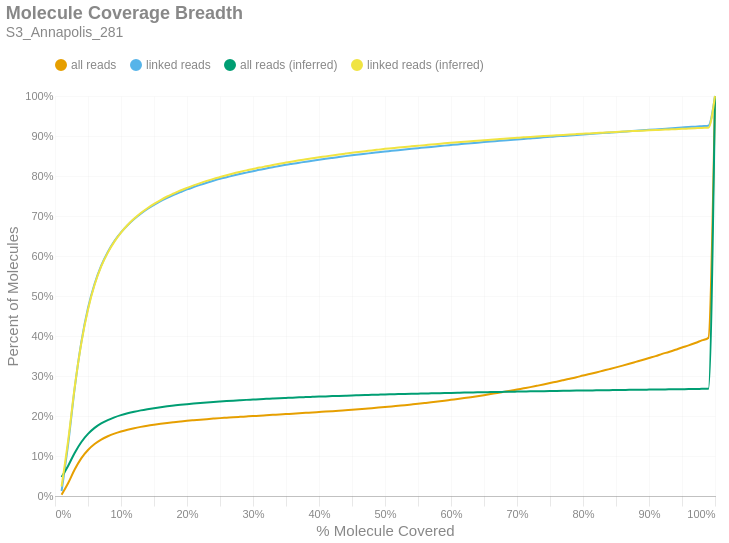

The cell this chart's notebook holds for it:
### Markdown cell above
### Molecule Read Coverage
This chart shows molecule coverage breadth as computed by the number of bases aligned to that molecule. In other words, "*how much of each unique long molecule is actually sequenced/aligned?*" Keep in mind there is a distinction between sequences and alignments, since some sequences belonging to a particular molecule may not align well and wouldn't appear in the alignment data. This chart also shows molecule coverage breadth as computed by the *inferred fragment* from which the aligned sequences originate. Unlike read coverage, this calculation takes into account the total insert size, including unsequenced gaps between the forward and reverse reads. Like the previous figures, these are cumulative percents.

### Code cell
if SKIPLR:
    print_html(f"Skipped")
else:
    binned_df = consolidated_hist(valids['coverage_bp'], mask, 0.01, True)
    binned_df_inf = consolidated_hist(valids['coverage_inserts'], mask, 0.01, True)
    binned_df = binned_df.with_columns(pl.lit(binned_df_inf['all reads (cumsum)']).alias('all reads (inferred)'))
    binned_df = binned_df.with_columns(pl.lit(binned_df_inf['linked reads (cumsum)']).alias('linked reads (inferred)'))
    binned_df = binned_df.with_columns(
        (pl.col('bin').cast(pl.Float64) + 0.01).alias('right_edge')
    )

    with SafeRender(binned_df):
        (
            density_plot(binned_df, 'Molecule Coverage Breadth', samplename, 'molcov', ['all reads (inferred)','linked reads (inferred)'])
            .encode(
                #x=alt.X('bin:Q', title="% Molecule Covered").axis(format = '%').scale(padding=0),
                x=alt.X('right_edge:Q', title="% Molecule Covered").axis(format='%').scale(padding=0),
                y=alt.Y('value:Q', title='Percent of Molecules')
                    .axis(format='%')
                    .stack(False)
                    .scale(domainMin=0, padding=0),
                color=alt.Color("key:N").scale(domain = ["all reads", "linked reads", "all reads (inferred)", "linked reads (inferred)"]),
                tooltip = [
                    alt.Tooltip("key:N", title = "Data Type"),
                    alt.Tooltip("range_label:N", title="% Molecule Covered"),
                    alt.Tooltip("value:Q", format = ".2%", title="% Molecules")
                ]
            )
        ).display()

### Figure 1 — Vega-Lite specification as saved in the notebook (floating-point values rounded to 4 significant figures)
{"width": "container", "height": 400, "config": {"title": {"anchor": "start", "dy": -15, "fontSize": 18, "color": "#888888", "subtitleColor": "#888888", "subtitleFontSize": 14}, "arc": {"fill": "#0072B2"}, "axis": {"domainColor": "#888888", "domainWidth": 0.5, "gridWidth": 0.2, "grid": false, "titleFontWeight": 400, "titleFontSize": 15, "labelFontSize": 11, "labelColor": "#888888", "tickColor": "#888888", "tickWidth": 0.2, "titleColor": "#888888"}, "axisBand": {"grid": false}, "axisX": {"grid": true, "tickSize": 10, "domainCap": "round"}, "axisY": {"domain": false, "grid": true, "tickSize": 0, "domainCap": "round"}, "background": "transparent", "header": {"labelFontSize": 15, "labelColor": "#888888", "titleFontSize": 15, "titleFontWeight": 600, "titleColor": "#888888"}, "legend": {"labelFont": "sans-serif", "labelFontSize": 12, "labelColor": "#888888", "symbolSize": 100, "symbolType": "circle", "titleFontSize": 12, "titlePadding": 10, "titleColor": "#888888", "title": null, "orient": "top"}, "range": {"category": ["#E69F00", "#56B4E9", "#009E73", "#F0E442", "#0072B2", "#D55E00", "#CC79A7", "#000000"], "diverging": ["#cfe8f3", "#a2d4ec", "#73bfe2", "#46abdb", "#1696d2", "#12719e"]}, "area": {"fill": "#0072B2", "fillOpacity": 0.7, "line": true, "strokeOpacity": 0.7}, "line": {"color": "#0072B2", "stroke": "#0072B2", "strokeWidth": 2}, "trail": {"color": "#0072B2", "stroke": "#0072B2", "strokeWidth": 0, "size": 1}, "point": {"filled": true, "fillOpacity": 1.0, "size": 95}, "text": {"color": "#888888", "fontSize": 11, "align": "right", "fontWeight": 400, "size": 11}, "bar": {"fill": "#0072B2", "stroke": null}, "view": {"stroke": null, "continuousWidth": 660, "continuousHeight": 400}}, "data": {"name": "data-277579d03d72b720c2b2278acbacb4fb"}, "mark": {"type": "line", "interpolate": "monotone", "point": {"opacity": 0, "size": 275}}, "encoding": {"color": {"field": "key", "scale": {"domain": ["all reads", "linked reads", "all reads (inferred)", "linked reads (inferred)"]}, "type": "nominal"}, "tooltip": [{"field": "key", "title": "Data Type", "type": "nominal"}, {"field": "range_label", "title": "% Molecule Covered", "type": "nominal"}, {"field": "value", "format": ".2%", "title": "% Molecules", "type": "quantitative"}], "x": {"axis": {"format": "%"}, "field": "right_edge", "scale": {"padding": 0}, "title": "% Molecule Covered", "type": "quantitative"}, "y": {"axis": {"format": "%"}, "field": "value", "scale": {"domainMin": 0, "padding": 0}, "stack": false, "title": "Percent of Molecules", "type": "quantitative"}}, "params": [{"name": "param_c36ac31b6afebe62", "select": {"type": "point", "fields": ["key"]}, "bind": "legend"}], "title": {"text": "Molecule Coverage Breadth", "subtitle": "S3_Annapolis_281"}, "transform": [{"fold": ["all reads (cumsum)", "linked reads (cumsum)", "all reads (inferred)", "linked reads (inferred)"]}, {"calculate": "replace(datum.key, ' (cumsum)', '')", "as": "key"}, {"filter": {"param": "param_c36ac31b6afebe62"}}], "usermeta": {"embedOptions": {"downloadFileName": "S3_Annapolis_281.molcov"}}, "$schema": "https://vega.github.io/schema/vega-lite/v6.1.0.json", "datasets": {"data-277579d03d72b720c2b2278acbacb4fb": [{"bin": "0.0", "interval": "0.0-0.01", "all reads": 0.00328, "linked reads": 0.0125, "all reads (cumsum)": 0.00328, "linked reads (cumsum)": 0.0125, "range_label": "0.0-0.01", "all reads (inferred)": 0.04728, "linked reads (inferred)": 0.02371, "right_edge": 0.01}, {"bin": "0.01", "interval": "0.01-0.02", "all reads": 0.02911, "linked reads": 0.1183, "all reads (cumsum)": 0.03239, "linked reads (cumsum)": 0.1308, "range_label": "0.01-0.02", "all reads (inferred)": 0.07576, "linked reads (inferred)": 0.1397, "right_edge": 0.02}, {"bin": "0.02", "interval": "0.02-0.03", "all reads": 0.03435, "linked reads": 0.1408, "all reads (cumsum)": 0.06674, "linked reads (cumsum)": 0.2717, "range_label": "0.02-0.03", "all reads (inferred)": 0.1084, "linked reads (inferred)": 0.2737, "right_edge": 0.03}, {"bin": "0.03", "interval": "0.03-0.04", "all reads": 0.02788, "linked reads": 0.1145, "all reads (cumsum)": 0.09462, "linked reads (cumsum)": 0.3861, "range_label": "0.03-0.04", "all reads (inferred)": 0.1351, "linked reads (inferred)": 0.3833, "right_edge": 0.04}, {"bin": "0.04", "interval": "0.04-0.05", "all reads": 0.02044, "linked reads": 0.08392, "all reads (cumsum)": 0.1151, "linked reads (cumsum)": 0.4701, "range_label": "0.04-0.05", "all reads (inferred)": 0.1552, "linked reads (inferred)": 0.466, "right_edge": 0.05}, {"bin": "0.05", "interval": "0.05-0.06", "all reads": 0.01477, "linked reads": 0.06052, "all reads (cumsum)": 0.1298, "linked reads (cumsum)": 0.5306, "range_label": "0.05-0.06", "all reads (inferred)": 0.1702, "linked reads (inferred)": 0.528, "right_edge": 0.06}, {"bin": "0.06", "interval": "0.06-0.07", "all reads": 0.01111, "linked reads": 0.04539, "all reads (cumsum)": 0.1409, "linked reads (cumsum)": 0.576, "range_label": "0.06-0.07", "all reads (inferred)": 0.1814, "linked reads (inferred)": 0.5738, "right_edge": 0.07}, {"bin": "0.07", "interval": "0.07-0.08", "all reads": 0.00838, "linked reads": 0.03424, "all reads (cumsum)": 0.1493, "linked reads (cumsum)": 0.6102, "range_label": "0.07-0.08", "all reads (inferred)": 0.1898, "linked reads (inferred)": 0.6084, "right_edge": 0.08}, {"bin": "0.08", "interval": "0.08-0.09", "all reads": 0.006673, "linked reads": 0.02723, "all reads (cumsum)": 0.156, "linked reads (cumsum)": 0.6374, "range_label": "0.08-0.09", "all reads (inferred)": 0.1966, "linked reads (inferred)": 0.636, "right_edge": 0.09}, {"bin": "0.09", "interval": "0.09-0.1", "all reads": 0.005305, "linked reads": 0.02156, "all reads (cumsum)": 0.1613, "linked reads (cumsum)": 0.659, "range_label": "0.09-0.1", "all reads (inferred)": 0.2021, "linked reads (inferred)": 0.6587, "right_edge": 0.1}, {"bin": "0.1", "interval": "0.1-0.11", "all reads": 0.004421, "linked reads": 0.01791, "all reads (cumsum)": 0.1657, "linked reads (cumsum)": 0.6769, "range_label": "0.1-0.11", "all reads (inferred)": 0.2067, "linked reads (inferred)": 0.6776, "right_edge": 0.11}, {"bin": "0.11", "interval": "0.11-0.12", "all reads": 0.003805, "linked reads": 0.01543, "all reads (cumsum)": 0.1695, "linked reads (cumsum)": 0.6924, "range_label": "0.11-0.12", "all reads (inferred)": 0.2107, "linked reads (inferred)": 0.6936, "right_edge": 0.12}, {"bin": "0.12", "interval": "0.12-0.13", "all reads": 0.00326, "linked reads": 0.01319, "all reads (cumsum)": 0.1728, "linked reads (cumsum)": 0.7055, "range_label": "0.12-0.13", "all reads (inferred)": 0.2141, "linked reads (inferred)": 0.7076, "right_edge": 0.13}, {"bin": "0.13", "interval": "0.13-0.14", "all reads": 0.002963, "linked reads": 0.01193, "all reads (cumsum)": 0.1758, "linked reads (cumsum)": 0.7175, "range_label": "0.13-0.14", "all reads (inferred)": 0.217, "linked reads (inferred)": 0.7194, "right_edge": 0.14}, {"bin": "0.14", "interval": "0.14-0.15", "all reads": 0.002518, "linked reads": 0.01021, "all reads (cumsum)": 0.1783, "linked reads (cumsum)": 0.7277, "range_label": "0.14-0.15", "all reads (inferred)": 0.2197, "linked reads (inferred)": 0.7302, "right_edge": 0.15}, {"bin": "0.15", "interval": "0.15-0.16", "all reads": 0.002308, "linked reads": 0.009332, "all reads (cumsum)": 0.1806, "linked reads (cumsum)": 0.737, "range_label": "0.15-0.16", "all reads (inferred)": 0.222, "linked reads (inferred)": 0.7399, "right_edge": 0.16}, {"bin": "0.16", "interval": "0.16-0.17", "all reads": 0.002056, "linked reads": 0.008181, "all reads (cumsum)": 0.1826, "linked reads (cumsum)": 0.7452, "range_label": "0.16-0.17", "all reads (inferred)": 0.2242, "linked reads (inferred)": 0.7488, "right_edge": 0.17}, {"bin": "0.17", "interval": "0.17-0.18", "all reads": 0.001857, "linked reads": 0.007466, "all reads (cumsum)": 0.1845, "linked reads (cumsum)": 0.7527, "range_label": "0.17-0.18", "all reads (inferred)": 0.2261, "linked reads (inferred)": 0.7563, "right_edge": 0.18}, {"bin": "0.18", "interval": "0.18-0.19", "all reads": 0.001774, "linked reads": 0.007055, "all reads (cumsum)": 0.1863, "linked reads (cumsum)": 0.7597, "range_label": "0.18-0.19", "all reads (inferred)": 0.2279, "linked reads (inferred)": 0.7637, "right_edge": 0.19}, {"bin": "0.19", "interval": "0.19-0.2", "all reads": 0.001684, "linked reads": 0.006741, "all reads (cumsum)": 0.188, "linked reads (cumsum)": 0.7665, "range_label": "0.19-0.2", "all reads (inferred)": 0.2295, "linked reads (inferred)": 0.7703, "right_edge": 0.2}, {"bin": "0.2", "interval": "0.2-0.21", "all reads": 0.001475, "linked reads": 0.005876, "all reads (cumsum)": 0.1894, "linked reads (cumsum)": 0.7723, "range_label": "0.2-0.21", "all reads (inferred)": 0.2311, "linked reads (inferred)": 0.7766, "right_edge": 0.21}, {"bin": "0.21", "interval": "0.21-0.22", "all reads": 0.001411, "linked reads": 0.005579, "all reads (cumsum)": 0.1908, "linked reads (cumsum)": 0.7779, "range_label": "0.21-0.22", "all reads (inferred)": 0.2325, "linked reads (inferred)": 0.7823, "right_edge": 0.22}, {"bin": "0.22", "interval": "0.22-0.23", "all reads": 0.001323, "linked reads": 0.005225, "all reads (cumsum)": 0.1922, "linked reads (cumsum)": 0.7831, "range_label": "0.22-0.23", "all reads (inferred)": 0.2338, "linked reads (inferred)": 0.7877, "right_edge": 0.23}, {"bin": "0.23", "interval": "0.23-0.24", "all reads": 0.001287, "linked reads": 0.005011, "all reads (cumsum)": 0.1934, "linked reads (cumsum)": 0.7881, "range_label": "0.23-0.24", "all reads (inferred)": 0.2351, "linked reads (inferred)": 0.7928, "right_edge": 0.24}, {"bin": "0.24", "interval": "0.24-0.25", "all reads": 0.001234, "linked reads": 0.004814, "all reads (cumsum)": 0.1947, "linked reads (cumsum)": 0.793, "range_label": "0.24-0.25", "all reads (inferred)": 0.2362, "linked reads (inferred)": 0.7974, "right_edge": 0.25}, {"bin": "0.25", "interval": "0.25-0.26", "all reads": 0.00106, "linked reads": 0.004064, "all reads (cumsum)": 0.1957, "linked reads (cumsum)": 0.797, "range_label": "0.25-0.26", "all reads (inferred)": 0.2373, "linked reads (inferred)": 0.8019, "right_edge": 0.26}, {"bin": "0.26", "interval": "0.26-0.27", "all reads": 0.001071, "linked reads": 0.004085, "all reads (cumsum)": 0.1968, "linked reads (cumsum)": 0.8011, "range_label": "0.26-0.27", "all reads (inferred)": 0.2384, "linked reads (inferred)": 0.8062, "right_edge": 0.27}, {"bin": "0.27", "interval": "0.27-0.28", "all reads": 0.001004, "linked reads": 0.003771, "all reads (cumsum)": 0.1978, "linked reads (cumsum)": 0.8049, "range_label": "0.27-0.28", "all reads (inferred)": 0.2394, "linked reads (inferred)": 0.8102, "right_edge": 0.28}, {"bin": "0.28", "interval": "0.28-0.29", "all reads": 0.0009855, "linked reads": 0.003563, "all reads (cumsum)": 0.1988, "linked reads (cumsum)": 0.8084, "range_label": "0.28-0.29", "all reads (inferred)": 0.2403, "linked reads (inferred)": 0.814, "right_edge": 0.29}, {"bin": "0.29", "interval": "0.29-0.3", "all reads": 0.0009958, "linked reads": 0.003553, "all reads (cumsum)": 0.1998, "linked reads (cumsum)": 0.812, "range_label": "0.29-0.3", "all reads (inferred)": 0.2412, "linked reads (inferred)": 0.8175, "right_edge": 0.3}, {"bin": "0.3", "interval": "0.3-0.31", "all reads": 0.001051, "linked reads": 0.003606, "all reads (cumsum)": 0.2009, "linked reads (cumsum)": 0.8156, "range_label": "0.3-0.31", "all reads (inferred)": 0.2421, "linked reads (inferred)": 0.821, "right_edge": 0.31}, {"bin": "0.31", "interval": "0.31-0.32", "all reads": 0.0009769, "linked reads": 0.003138, "all reads (cumsum)": 0.2018, "linked reads (cumsum)": 0.8187, "range_label": "0.31-0.32", "all reads (inferred)": 0.2428, "linked reads (inferred)": 0.8241, "right_edge": 0.32}, {"bin": "0.32", "interval": "0.32-0.33", "all reads": 0.0009958, "linked reads": 0.003167, "all reads (cumsum)": 0.2028, "linked reads (cumsum)": 0.8219, "range_label": "0.32-0.33", "all reads (inferred)": 0.2436, "linked reads (inferred)": 0.8274, "right_edge": 0.33}, {"bin": "0.33", "interval": "0.33-0.34", "all reads": 0.001023, "linked reads": 0.003145, "all reads (cumsum)": 0.2038, "linked reads (cumsum)": 0.8251, "range_label": "0.33-0.34", "all reads (inferred)": 0.2444, "linked reads (inferred)": 0.8305, "right_edge": 0.34}, {"bin": "0.34", "interval": "0.34-0.35", "all reads": 0.0009812, "linked reads": 0.002934, "all reads (cumsum)": 0.2048, "linked reads (cumsum)": 0.828, "range_label": "0.34-0.35", "all reads (inferred)": 0.2452, "linked reads (inferred)": 0.8335, "right_edge": 0.35}, {"bin": "0.35", "interval": "0.35-0.36", "all reads": 0.0009545, "linked reads": 0.002595, "all reads (cumsum)": 0.2058, "linked reads (cumsum)": 0.8306, "range_label": "0.35-0.36", "all reads (inferred)": 0.2459, "linked reads (inferred)": 0.8364, "right_edge": 0.36}, {"bin": "0.36", "interval": "0.36-0.37", "all reads": 0.001, "linked reads": 0.00258, "all reads (cumsum)": 0.2068, "linked reads (cumsum)": 0.8332, "range_label": "0.36-0.37", "all reads (inferred)": 0.2466, "linked reads (inferred)": 0.8391, "right_edge": 0.37}, {"bin": "0.37", "interval": "0.37-0.38", "all reads": 0.001041, "linked reads": 0.002584, "all reads (cumsum)": 0.2078, "linked reads (cumsum)": 0.8357, "range_label": "0.37-0.38", "all reads (inferred)": 0.2472, "linked reads (inferred)": 0.8416, "right_edge": 0.38}, {"bin": "0.38", "interval": "0.38-0.39", "all reads": 0.0009898, "linked reads": 0.002395, "all reads (cumsum)": 0.2088, "linked reads (cumsum)": 0.8381, "range_label": "0.38-0.39", "all reads (inferred)": 0.2478, "linked reads (inferred)": 0.8442, "right_edge": 0.39}, {"bin": "0.39", "interval": "0.39-0.4", "all reads": 0.001079, "linked reads": 0.002495, "all reads (cumsum)": 0.2099, "linked reads (cumsum)": 0.8406, "range_label": "0.39-0.4", "all reads (inferred)": 0.2485, "linked reads (inferred)": 0.8467, "right_edge": 0.4}, {"bin": "0.4", "interval": "0.4-0.41", "all reads": 0.001072, "linked reads": 0.002373, "all reads (cumsum)": 0.211, "linked reads (cumsum)": 0.843, "range_label": "0.4-0.41", "all reads (inferred)": 0.2491, "linked reads (inferred)": 0.849, "right_edge": 0.41}, {"bin": "0.41", "interval": "0.41-0.42", "all reads": 0.001102, "linked reads": 0.002262, "all reads (cumsum)": 0.2121, "linked reads (cumsum)": 0.8453, "range_label": "0.41-0.42", "all reads (inferred)": 0.2497, "linked reads (inferred)": 0.8515, "right_edge": 0.42}, {"bin": "0.42", "interval": "0.42-0.43", "all reads": 0.001139, "linked reads": 0.002223, "all reads (cumsum)": 0.2132, "linked reads (cumsum)": 0.8475, "range_label": "0.42-0.43", "all reads (inferred)": 0.2503, "linked reads (inferred)": 0.8538, "right_edge": 0.43}, {"bin": "0.43", "interval": "0.43-0.44", "all reads": 0.001227, "linked reads": 0.002212, "all reads (cumsum)": 0.2144, "linked reads (cumsum)": 0.8497, "range_label": "0.43-0.44", "all reads (inferred)": 0.2508, "linked reads (inferred)": 0.856, "right_edge": 0.44}, {"bin": "0.44", "interval": "0.44-0.45", "all reads": 0.001192, "linked reads": 0.002119, "all reads (cumsum)": 0.2156, "linked reads (cumsum)": 0.8518, "range_label": "0.44-0.45", "all reads (inferred)": 0.2514, "linked reads (inferred)": 0.8581, "right_edge": 0.45}, {"bin": "0.45", "interval": "0.45-0.46", "all reads": 0.001274, "linked reads": 0.00193, "all reads (cumsum)": 0.2169, "linked reads (cumsum)": 0.8538, "range_label": "0.45-0.46", "all reads (inferred)": 0.2518, "linked reads (inferred)": 0.86, "right_edge": 0.46}, {"bin": "0.46", "interval": "0.46-0.47", "all reads": 0.001348, "linked reads": 0.001955, "all reads (cumsum)": 0.2182, "linked reads (cumsum)": 0.8557, "range_label": "0.46-0.47", "all reads (inferred)": 0.2523, "linked reads (inferred)": 0.8619, "right_edge": 0.47}, {"bin": "0.47", "interval": "0.47-0.48", "all reads": 0.001285, "linked reads": 0.001719, "all reads (cumsum)": 0.2195, "linked reads (cumsum)": 0.8574, "range_label": "0.47-0.48", "all reads (inferred)": 0.2529, "linked reads (inferred)": 0.864, "right_edge": 0.48}, {"bin": "0.48", "interval": "0.48-0.49", "all reads": 0.001418, "linked reads": 0.001959, "all reads (cumsum)": 0.2209, "linked reads (cumsum)": 0.8594, "range_label": "0.48-0.49", "all reads (inferred)": 0.2534, "linked reads (inferred)": 0.8659, "right_edge": 0.49}, {"bin": "0.49", "interval": "0.49-0.5", "all reads": 0.001536, "linked reads": 0.001837, "all reads (cumsum)": 0.2225, "linked reads (cumsum)": 0.8612, "range_label": "0.49-0.5", "all reads (inferred)": 0.2538, "linked reads (inferred)": 0.8678, "right_edge": 0.5}, {"bin": "0.5", "interval": "0.5-0.51", "all reads": 0.001406, "linked reads": 0.001658, "all reads (cumsum)": 0.2239, "linked reads (cumsum)": 0.8629, "range_label": "0.5-0.51", "all reads (inferred)": 0.2543, "linked reads (inferred)": 0.8695, "right_edge": 0.51}, {"bin": "0.51", "interval": "0.51-0.52", "all reads": 0.00161, "linked reads": 0.001787, "all reads (cumsum)": 0.2255, "linked reads (cumsum)": 0.8647, "range_label": "0.51-0.52", "all reads (inferred)": 0.2547, "linked reads (inferred)": 0.8712, "right_edge": 0.52}, {"bin": "0.52", "interval": "0.52-0.53", "all reads": 0.001565, "linked reads": 0.001708, "all reads (cumsum)": 0.2271, "linked reads (cumsum)": 0.8664, "range_label": "0.52-0.53", "all reads (inferred)": 0.2551, "linked reads (inferred)": 0.8727, "right_edge": 0.53}, {"bin": "0.53", "interval": "0.53-0.54", "all reads": 0.001705, "linked reads": 0.001626, "all reads (cumsum)": 0.2288, "linked reads (cumsum)": 0.868, "range_label": "0.53-0.54", "all reads (inferred)": 0.2555, "linked reads (inferred)": 0.8742, "right_edge": 0.54}, {"bin": "0.54", "interval": "0.54-0.55", "all reads": 0.001725, "linked reads": 0.001515, "all reads (cumsum)": 0.2305, "linked reads (cumsum)": 0.8695, "range_label": "0.54-0.55", "all reads (inferred)": 0.2558, "linked reads (inferred)": 0.8756, "right_edge": 0.55}, {"bin": "0.55", "interval": "0.55-0.56", "all reads": 0.001801, "linked reads": 0.001712, "all reads (cumsum)": 0.2323, "linked reads (cumsum)": 0.8712, "range_label": "0.55-0.56", "all reads (inferred)": 0.2562, "linked reads (inferred)": 0.8771, "right_edge": 0.56}, {"bin": "0.56", "interval": "0.56-0.57", "all reads": 0.00185, "linked reads": 0.00143, "all reads (cumsum)": 0.2341, "linked reads (cumsum)": 0.8727, "range_label": "0.56-0.57", "all reads (inferred)": 0.2566, "linked reads (inferred)": 0.8786, "right_edge": 0.57}, {"bin": "0.57", "interval": "0.57-0.58", "all reads": 0.002024, "linked reads": 0.001637, "all reads (cumsum)": 0.2362, "linked reads (cumsum)": 0.8743, "range_label": "0.57-0.58", "all reads (inferred)": 0.257, "linked reads (inferred)": 0.8801, "right_edge": 0.58}, {"bin": "0.58", "interval": "0.58-0.59", "all reads": 0.002031, "linked reads": 0.001644, "all reads (cumsum)": 0.2382, "linked reads (cumsum)": 0.8759, "range_label": "0.58-0.59", "all reads (inferred)": 0.2574, "linked reads (inferred)": 0.8816, "right_edge": 0.59}, {"bin": "0.59", "interval": "0.59-0.6", "all reads": 0.002193, "linked reads": 0.001533, "all reads (cumsum)": 0.2404, "linked reads (cumsum)": 0.8775, "range_label": "0.59-0.6", "all reads (inferred)": 0.2578, "linked reads (inferred)": 0.8831, "right_edge": 0.6}, {"bin": "0.6", "interval": "0.6-0.61", "all reads": 0.002134, "linked reads": 0.001508, "all reads (cumsum)": 0.2425, "linked reads (cumsum)": 0.879, "range_label": "0.6-0.61", "all reads (inferred)": 0.2581, "linked reads (inferred)": 0.8844, "right_edge": 0.61}, {"bin": "0.61", "interval": "0.61-0.62", "all reads": 0.002247, "linked reads": 0.001383, "all reads (cumsum)": 0.2448, "linked reads (cumsum)": 0.8804, "range_label": "0.61-0.62", "all reads (inferred)": 0.2585, "linked reads (inferred)": 0.8858, "right_edge": 0.62}, {"bin": "0.62", "interval": "0.62-0.63", "all reads": 0.002365, "linked reads": 0.001422, "all reads (cumsum)": 0.2471, "linked reads (cumsum)": 0.8818, "range_label": "0.62-0.63", "all reads (inferred)": 0.2588, "linked reads (inferred)": 0.887, "right_edge": 0.63}, {"bin": "0.63", "interval": "0.63-0.64", "all reads": 0.002431, "linked reads": 0.001505, "all reads (cumsum)": 0.2496, "linked reads (cumsum)": 0.8833, "range_label": "0.63-0.64", "all reads (inferred)": 0.2591, "linked reads (inferred)": 0.8883, "right_edge": 0.64}, {"bin": "0.64", "interval": "0.64-0.65", "all reads": 0.002484, "linked reads": 0.001465, "all reads (cumsum)": 0.2521, "linked reads (cumsum)": 0.8848, "range_label": "0.64-0.65", "all reads (inferred)": 0.2594, "linked reads (inferred)": 0.8894, "right_edge": 0.65}, {"bin": "0.65", "interval": "0.65-0.66", "all reads": 0.002752, "linked reads": 0.001387, "all reads (cumsum)": 0.2548, "linked reads (cumsum)": 0.8861, "range_label": "0.65-0.66", "all reads (inferred)": 0.2597, "linked reads (inferred)": 0.8907, "right_edge": 0.66}, {"bin": "0.66", "interval": "0.66-0.67", "all reads": 0.002672, "linked reads": 0.001322, "all reads (cumsum)": 0.2575, "linked reads (cumsum)": 0.8875, "range_label": "0.66-0.67", "all reads (inferred)": 0.26, "linked reads (inferred)": 0.8919, "right_edge": 0.67}, {"bin": "0.67", "interval": "0.67-0.68", "all reads": 0.002837, "linked reads": 0.00133, "all reads (cumsum)": 0.2603, "linked reads (cumsum)": 0.8888, "range_label": "0.67-0.68", "all reads (inferred)": 0.2604, "linked reads (inferred)": 0.893, "right_edge": 0.68}, {"bin": "0.68", "interval": "0.68-0.69", "all reads": 0.002846, "linked reads": 0.001247, "all reads (cumsum)": 0.2632, "linked reads (cumsum)": 0.89, "range_label": "0.68-0.69", "all reads (inferred)": 0.2607, "linked reads (inferred)": 0.8943, "right_edge": 0.69}, {"bin": "0.69", "interval": "0.69-0.7", "all reads": 0.003008, "linked reads": 0.001315, "all reads (cumsum)": 0.2662, "linked reads (cumsum)": 0.8914, "range_label": "0.69-0.7", "all reads (inferred)": 0.261, "linked reads (inferred)": 0.8954, "right_edge": 0.7}, {"bin": "0.7", "interval": "0.7-0.71", "all reads": 0.002988, "linked reads": 0.001194, "all reads (cumsum)": 0.2692, "linked reads (cumsum)": 0.8926, "range_label": "0.7-0.71", "all reads (inferred)": 0.2613, "linked reads (inferred)": 0.8966, "right_edge": 0.71}, {"bin": "0.71", "interval": "0.71-0.72", "all reads": 0.003006, "linked reads": 0.001319, "all reads (cumsum)": 0.2722, "linked reads (cumsum)": 0.8939, "range_label": "0.71-0.72", "all reads (inferred)": 0.2616, "linked reads (inferred)": 0.8977, "right_edge": 0.72}, {"bin": "0.72", "interval": "0.72-0.73", "all reads": 0.003284, "linked reads": 0.001322, "all reads (cumsum)": 0.2754, "linked reads (cumsum)": 0.8952, "range_label": "0.72-0.73", "all reads (inferred)": 0.2618, "linked reads (inferred)": 0.8986, "right_edge": 0.73}, {"bin": "0.73", "interval": "0.73-0.74", "all reads": 0.003379, "linked reads": 0.001394, "all reads (cumsum)": 0.2788, "linked reads (cumsum)": 0.8966, "range_label": "0.73-0.74", "all reads (inferred)": 0.2621, "linked reads (inferred)": 0.8997, "right_edge": 0.74}, {"bin": "0.74", "interval": "0.74-0.75", "all reads": 0.003651, "linked reads": 0.001251, "all reads (cumsum)": 0.2825, "linked reads (cumsum)": 0.8978, "range_label": "0.74-0.75", "all reads (inferred)": 0.2624, "linked reads (inferred)": 0.9008, "right_edge": 0.75}, {"bin": "0.75", "interval": "0.75-0.76", "all reads": 0.003405, "linked reads": 0.001287, "all reads (cumsum)": 0.2859, "linked reads (cumsum)": 0.8991, "range_label": "0.75-0.76", "all reads (inferred)": 0.2626, "linked reads (inferred)": 0.9017, "right_edge": 0.76}, {"bin": "0.76", "interval": "0.76-0.77", "all reads": 0.003628, "linked reads": 0.001129, "all reads (cumsum)": 0.2895, "linked reads (cumsum)": 0.9003, "range_label": "0.76-0.77", "all reads (inferred)": 0.2629, "linked reads (inferred)": 0.9026, "right_edge": 0.77}, {"bin": "0.77", "interval": "0.77-0.78", "all reads": 0.003719, "linked reads": 0.001219, "all reads (cumsum)": 0.2932, "linked reads (cumsum)": 0.9015, "range_label": "0.77-0.78", "all reads (inferred)": 0.2632, "linked reads (inferred)": 0.9038, "right_edge": 0.78}, {"bin": "0.78", "interval": "0.78-0.79", "all reads": 0.003689, "linked reads": 0.001144, "all reads (cumsum)": 0.2969, "linked reads (cumsum)": 0.9026, "range_label": "0.78-0.79", "all reads (inferred)": 0.2635, "linked reads (inferred)": 0.9047, "right_edge": 0.79}, {"bin": "0.79", "interval": "0.79-0.8", "all reads": 0.004114, "linked reads": 0.001219, "all reads (cumsum)": 0.301, "linked reads (cumsum)": 0.9038, "range_label": "0.79-0.8", "all reads (inferred)": 0.2637, "linked reads (inferred)": 0.9057, "right_edge": 0.8}, {"bin": "0.8", "interval": "0.8-0.81", "all reads": 0.003788, "linked reads": 0.001122, "all reads (cumsum)": 0.3048, "linked reads (cumsum)": 0.905, "range_label": "0.8-0.81", "all reads (inferred)": 0.2639, "linked reads (inferred)": 0.9066, "right_edge": 0.81}, {"bin": "0.81", "interval": "0.81-0.82", "all reads": 0.004025, "linked reads": 0.001215, "all reads (cumsum)": 0.3088, "linked reads (cumsum)": 0.9062, "range_label": "0.81-0.82", "all reads (inferred)": 0.2642, "linked reads (inferred)": 0.9076, "right_edge": 0.82}, {"bin": "0.82", "interval": "0.82-0.83", "all reads": 0.004215, "linked reads": 0.001115, "all reads (cumsum)": 0.3131, "linked reads (cumsum)": 0.9073, "range_label": "0.82-0.83", "all reads (inferred)": 0.2644, "linked reads (inferred)": 0.9083, "right_edge": 0.83}, {"bin": "0.83", "interval": "0.83-0.84", "all reads": 0.004192, "linked reads": 0.001058, "all reads (cumsum)": 0.3173, "linked reads (cumsum)": 0.9083, "range_label": "0.83-0.84", "all reads (inferred)": 0.2647, "linked reads (inferred)": 0.9093, "right_edge": 0.84}, {"bin": "0.84", "interval": "0.84-0.85", "all reads": 0.004273, "linked reads": 0.001083, "all reads (cumsum)": 0.3215, "linked reads (cumsum)": 0.9094, "range_label": "0.84-0.85", "all reads (inferred)": 0.2649, "linked reads (inferred)": 0.9102, "right_edge": 0.85}, {"bin": "0.85", "interval": "0.85-0.86", "all reads": 0.004462, "linked reads": 0.001272, "all reads (cumsum)": 0.326, "linked reads (cumsum)": 0.9107, "range_label": "0.85-0.86", "all reads (inferred)": 0.2651, "linked reads (inferred)": 0.911, "right_edge": 0.86}, {"bin": "0.86", "interval": "0.86-0.87", "all reads": 0.004603, "linked reads": 0.001162, "all reads (cumsum)": 0.3306, "linked reads (cumsum)": 0.9119, "range_label": "0.86-0.87", "all reads (inferred)": 0.2653, "linked reads (inferred)": 0.9118, "right_edge": 0.87}, {"bin": "0.87", "interval": "0.87-0.88", "all reads": 0.004715, "linked reads": 0.001197, "all reads (cumsum)": 0.3353, "linked reads (cumsum)": 0.9131, "range_label": "0.87-0.88", "all reads (inferred)": 0.2656, "linked reads (inferred)": 0.9126, "right_edge": 0.88}, {"bin": "0.88", "interval": "0.88-0.89", "all reads": 0.004723, "linked reads": 0.001097, "all reads (cumsum)": 0.34, "linked reads (cumsum)": 0.9142, "range_label": "0.88-0.89", "all reads (inferred)": 0.2658, "linked reads (inferred)": 0.9134, "right_edge": 0.89}, {"bin": "0.89", "interval": "0.89-0.9", "all reads": 0.004907, "linked reads": 0.00124, "all reads (cumsum)": 0.3449, "linked reads (cumsum)": 0.9154, "range_label": "0.89-0.9", "all reads (inferred)": 0.266, "linked reads (inferred)": 0.9142, "right_edge": 0.9}, {"bin": "0.9", "interval": "0.9-0.91", "all reads": 0.004755, "linked reads": 0.001165, "all reads (cumsum)": 0.3497, "linked reads (cumsum)": 0.9166, "range_label": "0.9-0.91", "all reads (inferred)": 0.2662, "linked reads (inferred)": 0.9149, "right_edge": 0.91}, {"bin": "0.91", "interval": "0.91-0.92", "all reads": 0.005608, "linked reads": 0.001115, "all reads (cumsum)": 0.3553, "linked reads (cumsum)": 0.9177, "range_label": "0.91-0.92", "all reads (inferred)": 0.2664, "linked reads (inferred)": 0.9157, "right_edge": 0.92}, {"bin": "0.92", "interval": "0.92-0.93", "all reads": 0.004858, "linked reads": 0.001169, "all reads (cumsum)": 0.3602, "linked reads (cumsum)": 0.9188, "range_label": "0.92-0.93", "all reads (inferred)": 0.2666, "linked reads (inferred)": 0.9164, "right_edge": 0.93}, {"bin": "0.93", "interval": "0.93-0.94", "all reads": 0.005404, "linked reads": 0.001147, "all reads (cumsum)": 0.3656, "linked reads (cumsum)": 0.92, "range_label": "0.93-0.94", "all reads (inferred)": 0.2668, "linked reads (inferred)": 0.9172, "right_edge": 0.94}, {"bin": "0.94", "interval": "0.94-0.95", "all reads": 0.005879, "linked reads": 0.001162, "all reads (cumsum)": 0.3714, "linked reads (cumsum)": 0.9212, "range_label": "0.94-0.95", "all reads (inferred)": 0.2671, "linked reads (inferred)": 0.9179, "right_edge": 0.95}, {"bin": "0.95", "interval": "0.95-0.96", "all reads": 0.005011, "linked reads": 0.001194, "all reads (cumsum)": 0.3764, "linked reads (cumsum)": 0.9224, "range_label": "0.95-0.96", "all reads (inferred)": 0.2673, "linked reads (inferred)": 0.9187, "right_edge": 0.96}, {"bin": "0.96", "interval": "0.96-0.97", "all reads": 0.005934, "linked reads": 0.001001, "all reads (cumsum)": 0.3824, "linked reads (cumsum)": 0.9234, "range_label": "0.96-0.97", "all reads (inferred)": 0.2676, "linked reads (inferred)": 0.9194, "right_edge": 0.97}, {"bin": "0.97", "interval": "0.97-0.98", "all reads": 0.006632, "linked reads": 0.001226, "all reads (cumsum)": 0.389, "linked reads (cumsum)": 0.9246, "range_label": "0.97-0.98", "all reads (inferred)": 0.2678, "linked reads (inferred)": 0.9202, "right_edge": 0.98}, {"bin": "0.98", "interval": "0.98-0.99", "all reads": 0.006371, "linked reads": 0.001265, "all reads (cumsum)": 0.3954, "linked reads (cumsum)": 0.9258, "range_label": "0.98-0.99", "all reads (inferred)": 0.2681, "linked reads (inferred)": 0.9206, "right_edge": 0.99}, {"bin": "0.99", "interval": "0.99-1.0", "all reads": 0.6046, "linked reads": 0.07416, "all reads (cumsum)": 1.0, "linked reads (cumsum)": 1.0, "range_label": "0.99-1.0", "all reads (inferred)": 1.0, "linked reads (inferred)": 1.0, "right_edge": 1.0}]}}
